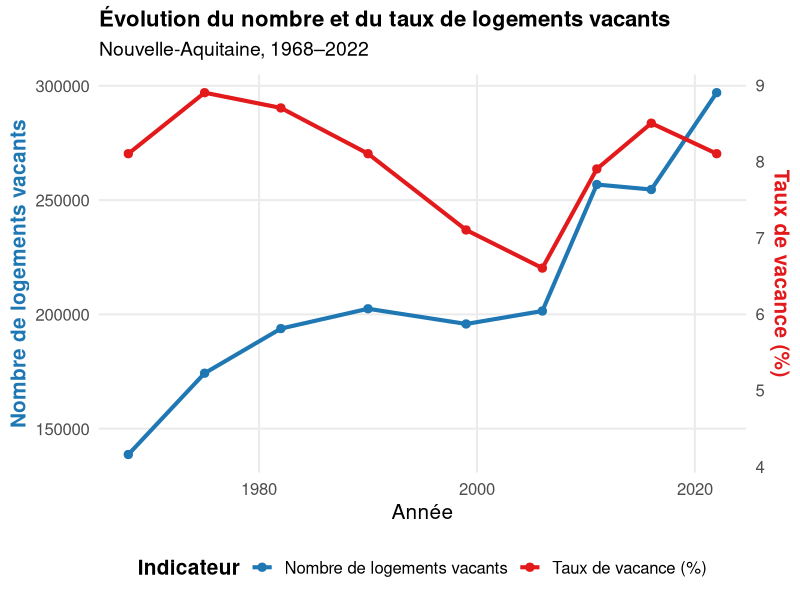

R code for this plot:
## ---- chunk 1
#| fig-align: "center"

library(ggplot2)

df <- data.frame(
  annee = c(1968, 1975, 1982, 1990, 1999, 2006, 2011, 2016, 2022),
  nb_vacants = c(138686, 174251, 193777, 202451, 195800, 201472, 256807, 254627, 296999),
  taux_vacance = c(8.1, 8.9, 8.7, 8.1, 7.1, 6.6, 7.9, 8.5, 8.1)
)

coef <- max(df$nb_vacants) / max(df$taux_vacance)

ggplot(df, aes(x = annee)) +
  geom_line(aes(y = nb_vacants, colour = "Nombre de logements vacants"),
            linewidth = 1.4) +
  geom_point(aes(y = nb_vacants, colour = "Nombre de logements vacants"),
             size = 2.5) +
  geom_line(aes(y = taux_vacance * coef, colour = "Taux de vacance (%)"),
            linewidth = 1.4, linetype = "solid") +
  geom_point(aes(y = taux_vacance * coef, colour = "Taux de vacance (%)"),
             size = 2.5) +
  
  scale_y_continuous(
    name = "Nombre de logements vacants",
    sec.axis = sec_axis(~ . / coef, name = "Taux de vacance (%)")
  ) +
  
  scale_colour_manual(
    values = c(
      "Nombre de logements vacants" = "#1f78b4",
      "Taux de vacance (%)" = "#e31a1c"
    )
  ) +
  
  labs(
    x = "Année",
    colour = "Indicateur",
    title = "Évolution du nombre et du taux de logements vacants",
    subtitle = "Nouvelle-Aquitaine, 1968–2022"
  ) +
  
  theme_minimal(base_size = 15) +
  theme(
    plot.title = element_text(face = "bold", size = 16),
    plot.subtitle = element_text(size = 14, margin = margin(b = 10)),
    axis.title.y = element_text(color = "#1f78b4", face = "bold"),
    axis.title.y.right = element_text(color = "#e31a1c", face = "bold"),
    legend.position = "bottom",
    legend.title = element_text(face = "bold"),
    legend.box = "horizontal",
    panel.grid.minor = element_blank()
  )
